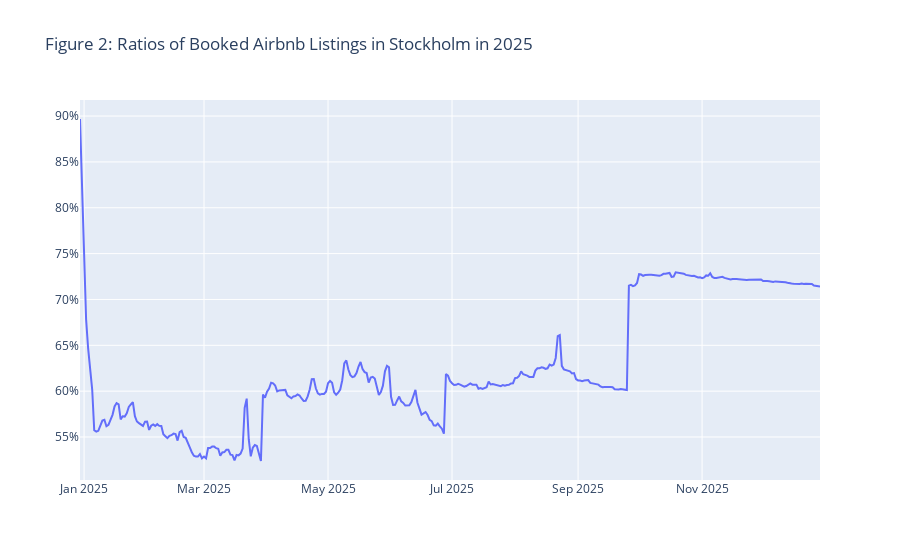

Notebook code for this chart:
### Code cell
# add a new column called 'busy'
# if a listing is not available, it takes on value 1 otherwise 0
new_calendar = calendar[['date', 'available']]
new_calendar['busy'] = new_calendar.available.map(lambda x:0 if x == 't' else 1)
new_calendar = new_calendar.groupby('date')['busy'].mean().reset_index()
new_calendar['date'] = pd.to_datetime(new_calendar['date'])

fig2 = px.line(new_calendar, x = 'date', y = 'busy', 
               title = 'Figure 2: Ratios of Booked Airbnb Listings in Stockholm in 2025',
               labels = {'date': '', 'busy': ''})
fig2.update_layout(yaxis_tickformat = '.0%')
fig2.show()

### Figure 1 — Plotly figure (JSON) as saved in the notebook; plotly's stock layout.template omitted (floating-point values rounded to 4 significant figures; data arrays with more than 128 entries replaced by an {"elided": "..."} marker saying what was removed)
{"data": [{"hovertemplate": "=%{y}<extra></extra>", "legendgroup": "", "line": {"color": "#636efa", "dash": "solid"}, "marker": {"symbol": "circle"}, "mode": "lines", "name": "", "orientation": "v", "showlegend": false, "type": "scatter", "x": {"elided": "365 str values"}, "xaxis": "x", "y": {"elided": "365 float values"}, "yaxis": "y"}], "layout": {"legend": {"tracegroupgap": 0}, "title": {"text": "Figure 2: Ratios of Booked Airbnb Listings in Stockholm in 2025"}, "xaxis": {"anchor": "y", "domain": [0, 1], "title": {"text": ""}}, "yaxis": {"anchor": "x", "domain": [0, 1], "tickformat": ".0%", "title": {"text": ""}}}}
